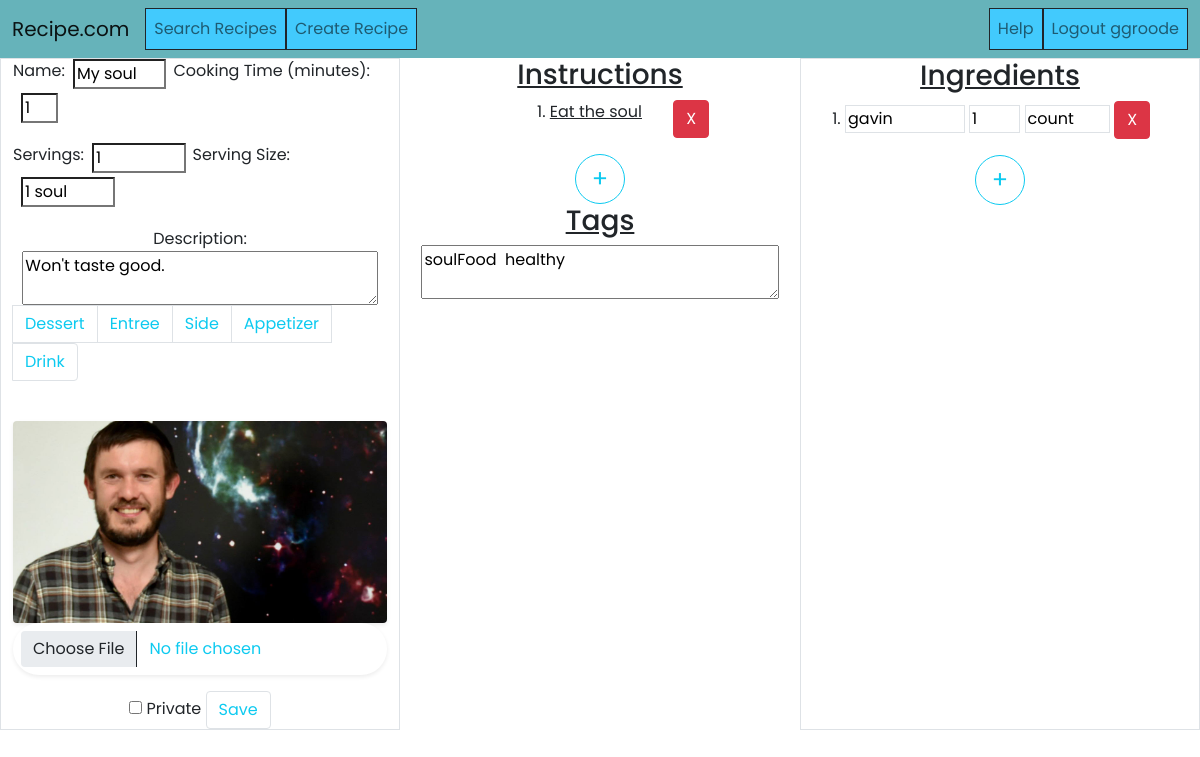
Screenshot of /edit-recipe/8 (signed in) with the database file from the repository.
### recipe/models.py (models this page shows, shortened)
class Recipe(models.Model):
    class Classifications(models.TextChoices):
        DESSERT = 'de'
        ENTREE = 'en'
        SIDE = 'si'
        APPETIZER = 'ap'
        DRINK ='dr'
    name = models.CharField(max_length=50)
    description = models.CharField(max_length=250)
    cookingTime = models.IntegerField()
    image = models.ImageField()
    classification = models.CharField(max_length=2,choices=Classifications.choices,default=Classifications.ENTREE)
    servings = models.IntegerField()
    servingSize = models.CharField(max_length=50)
    author = models.ForeignKey(User,on_delete=CASCADE)
    private = models.BooleanField(default=False)
    ingredients = models.JSONField(default=dict)
    steps = models.JSONField(default=get_list)
    @property
    def tags(self):
        return [tag.name for tag in Tag.objects.filter(recipes__id=self.id)]

class Tag(models.Model):
    name = models.CharField(max_length=15, unique=True,primary_key=True)
    recipes = models.ManyToManyField(Recipe)

### recipe/views.py (the view, shortened to what this page needs)
# urls.py: path("edit-recipe/<int:rid>",views.create_recipe,name='edit-recipe'),
@csrf_exempt
def create_recipe(request,rid=-1):
    if not request.user.is_authenticated:
        return redirect('accounts/login')
    context={'classifications':Recipe.Classifications,'edit':"false"}
    if rid != -1:
        context['edit']="true"
        r = Recipe.objects.get(id=rid)
        if r.author.id != request.user.id:
            return redirect('/recipe/{}?flash=You%20may%20only%20edit%20your%20own%20recipes%21'.format(rid), context={'id':rid,'recipe':r,'test':0})
        else:
            context["recipe"] = r
            context["tags"] = r.tags
            context["cimage"] = r.image
            context["ingredients"] = [[i, r.ingredients[i]["quantity"], r.ingredients[i]["unit"]] for i in r.ingredients.keys()]
    return render(request,'recipe/create_recipe.html', context)

### recipe/templates/recipe/create_recipe.html (shortened to what this page needs)
{% extends 'recipe/base.html' %}
{% load static %}
{% block content %}
    <div class="row">
        <div class="col-xl-4 col-lg-6 col-md-6 col-sm-12 border d-flex flex-column align-items-center">
          <div class="input-group mb-3">
            <label for="name">Name:</label>
            <input id="name" class="mx-2 mb-1" type="text" value="{{recipe.name}}" placeholder="My Recipe" maxlength="50" style="width:25%">
            <label for="ct">Cooking Time (minutes):</label>
            <input id="ct" class="mx-2 mb-1" type="number" value="{{recipe.cookingTime}}" placeholder="45" maxlength="6" style="width:10%">
          </div>
          <div class="input-group mb-3">
            <label for="servings">Servings:</label>
            <input id="servings" class="mx-2 mb-1" type="number" value="{{recipe.servings}}" placeholder="1" maxlength="2" style="width:25%">
            <label for="servingSize">Serving Size:</label>
            <input id="servingSize" class="mx-2 mb-1" type="text" value="{{recipe.servingSize}}" placeholder="1 cup" style="width:25%">
          </div>
          <label for="description">Description: </label>
          <textarea id="description" style="width:95%">{{recipe.description}}</textarea>
          <div class="input-group mb-3">
            {% for c in classifications %}
              <label class="btn border btn-outline-info" for="option{{forloop.counter}}" onclick="recipeType = '{{c.value}}'">{{c.label}}</label>
            {% endfor %}
          </div>
          <div class="image-area mt-4"><img id="imageResult" style="max-height:300px" src="{% if recipe.image %}{{recipe.image.url}}{% else %}#{% endif %}" alt="" class="img-fluid rounded shadow-sm mx-auto d-block">
          <div class="input-group mb-3 px-2 py-2 rounded-pill bg-white shadow-sm">
                <input id="upload" type="file" onchange="readURL(this);" class="form-control border-0 btn btn-outline-info">
            </div>
          </div>
          <span>
            <input type="checkbox" id="priv" {% if recipe.private == 'True' %}checked{% endif %} onchange="priva = !priva">
            <label for="priv">Private</label>
            <button id="save" class="btn border btn-outline-info" type="button" name="button" onClick="sendRecipeInfo()">Save</button>
          </span>
        </div>
        <div class="col-xl-4 col-lg-6 col-md-6 col-sm-12 d-flex flex-column align-items-center">
          <h3><u>Instructions</u></h3>
          <ol id="steps">
            {% for s in recipe.steps %}
              <li>
                <div class="d-flex flex-nowrap w-100">
                  <span name="stepspan" class="text-decoration-underline mr-auto" style="min-width:90%; max-width:90%" contenteditable>{{s}}</span>
                  <button type="button" class="btn btn-danger" onClick="removeStep(this.parentNode.parentNode)">X</button>
                </div>
              </li>
            {% endfor %}
          </ol>
          <button type="button" class="btn btn-outline-info rounded-pill" onClick="addStep()" style="aspect-ratio: 1 / 1; font-size:1.5rem">+</button>
          <h3><u>Tags</u></h3>
          <textarea id="tags" style="width:95%">{% for t in tags %}{{t}} {% endfor %}</textarea>
        </div>
        <div class="col-xl-4 col-lg-12 col-sm-12 border d-flex flex-column align-items-center">
          <h3><u>Ingredients</u></h3>
          <ol id="ingredients">
            {% for i in ingredients %}
              <li>
                <span name="ingli">
                  <input type="text" value="{{i.0}}" placeholder="ingredient" class="border" style="width:35%">
                  <input type="number" value="{{i.1}}" placeholder="amount" class="border" style="width:15%">
                  <input type="text" value="{{i.2}}" placeholder="unit" class="border" style="width:25%">
                </span>
                <button type="button" class="btn btn-danger" onClick="removeIngredient(this.parentNode)">X</button>
              </li>
            {% endfor %}
          </ol>
          <button type="button" class="btn btn-outline-info rounded-pill" onClick="addIngredient()" style="aspect-ratio: 1 / 1; font-size:1.5rem">+</button>
        </div>
    </div>
{% endblock %}

### recipe/templates/recipe/navbar.html (shortened to what this page needs)
<nav class="navbar fixed-top navbar-expand-sm navbar-light text-center color2" height="60px">
    <div class="container-fluid">
        <a class="navbar-brand" href="{% url 'index' %}">Recipe.com</a>
        <div class="collapse navbar-collapse" id="navbarSupportedContent">
            <ul class="navbar-nav me-auto">
                <li class="nav-item border border-dark color1">
                    <a class="nav-link" href="{% url 'search-recipes' %}">Search Recipes</a>
                </li>
                <li class="nav-item border border-dark color1">
                    <a class="nav-link" href="{% url 'create-recipe' %}">Create Recipe</a>
                </li>
            </ul>
            <ul class="navbar-nav ms-auto">
                <li class="nav-item border border-dark color1">
                    <a class="nav-link" href="{% url 'help' %}">Help</a>
                </li>
                <li class="nav-item border border-dark color1">
                    {% if user.is_authenticated %}
                        <a class="nav-link" href="{% url 'logout' %}">Logout {{ user.username}}</a>
                    {% else %}
                        <a class="nav-link" href="{% url 'login' %}">Login</a>
                    {% endif %}
                </li>
            </ul>
        </div>
    </div>
</nav>

### recipe/static/recipe/css/base.css (style rules this page uses)
html,body { height:100%; font-family: 'Poppins', sans-serif; }
.color1 { background-color:#42CAFD; }
.color2 { background-color:#66B3BA; }

### rows the page displays
Recipe: name "My soul", cookingTime "1", servings "1", servingSize "1 soul", description "Won't taste good.", image (picture)
Tag: name.name "soulFood healthy"

### other values shown
{{ user.username }} "ggroode"
{{ c.label }} "Dessert" "Entree" "Side" "Appetizer" "Drink"
{{ s }} "Eat the soul"
